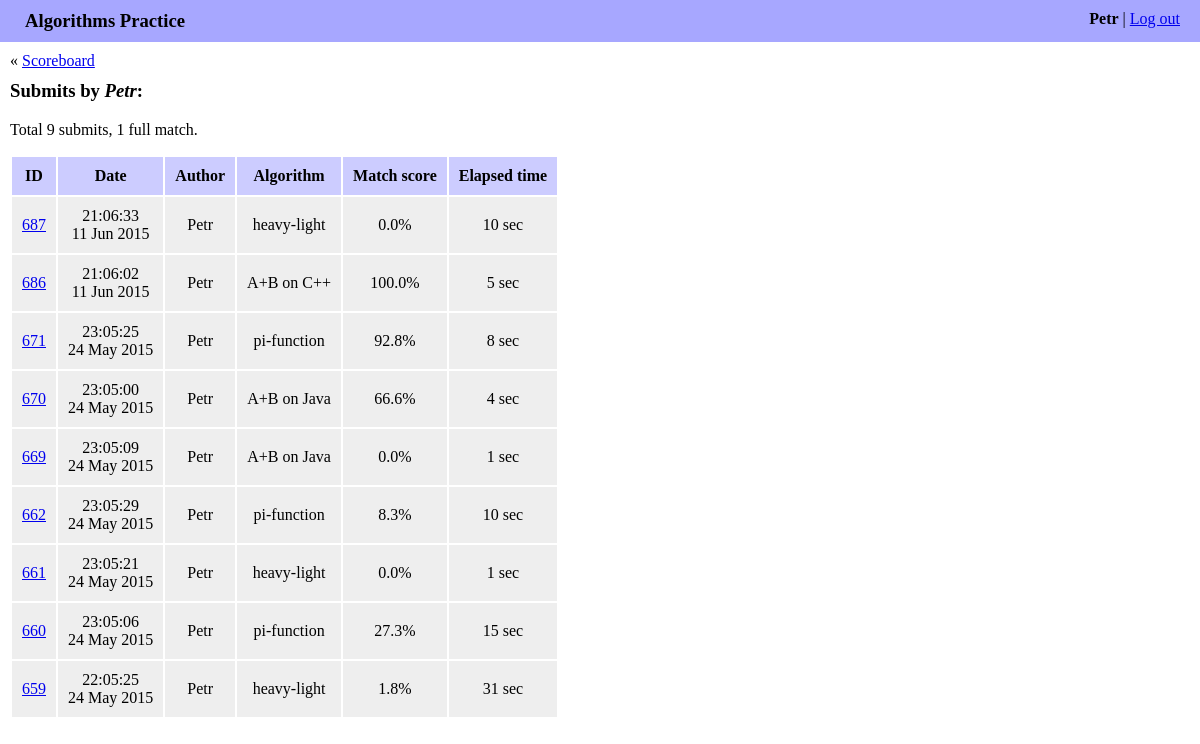
The page /history/Petr/ (signed in) on the database its author committed.
### algo/models.py (models this page shows, shortened)
class Submit(models.Model):
    algorithm = models.ForeignKey(Algorithm)
    author = models.ForeignKey(User)
    date = models.DateTimeField(auto_now_add=True)
    elapsed_seconds = models.IntegerField()
    source_code = models.TextField()
    score = models.FloatField()

class Algorithm(models.Model):
    name = models.CharField(max_length=255)
    slug = models.SlugField(max_length=60)
    language = models.ForeignKey(Language)
    source_code = models.TextField()
    def __str__(self):
        return self.name

### algo/views.py (the view)
# urls.py: url(r'^history/(?P<author_username>[\w-]+)/$',
@login_required
def history(request, author_username, algorithm_slug=None):
    author = get_object_or_404(User, username=author_username)
    if algorithm_slug is not None:
        algorithm = get_object_or_404(Algorithm, slug=algorithm_slug)
        submits = Submit.objects.filter(author=author, algorithm=algorithm)
    else:
        algorithm = None
        submits = Submit.objects.filter(author=author)
    submits = submits.order_by('-pk')
    full_matches_count = sum(1 for item in submits
                             if abs(item.score - 100) < EPS)
    return render(request, 'algo/history.html', {
        'algorithm': algorithm,
        'author': author,
        'full_matches_count': full_matches_count,
        'submits': submits,
    })

### algo/templates/algo/history.html (shortened to what this page needs)
{% extends "algo/base.html" %}
{% load staticfiles %}
{% block content %}
<div class="navigation_box">
    &laquo; <a href="{% url 'algo:index' %}">Scoreboard</a>
</div>
<h3>
    Submits
    by <i>{{ author.username }}</i>:
</h3>
<p>
    Total {{ submits|length }} submit{{ submits|length|pluralize }},
    {{ full_matches_count }} full match{{ full_matches_count|pluralize:"es" }}.
</p>
{% if submits %}
<table class="history_table">
    <thead>
        <th>ID</th>
        <th>Date</th>
        <th>Author</th>
        <th>Algorithm</th>
        <th>Match score</th>
        <th>Elapsed time</th>
    </thead>
    <tbody>
        {% for submit in submits %}
        <tr>
            <td>
                <a href="{% url 'algo:show_submit' submit.author.username submit.algorithm.slug submit.id %}">
                    {{ submit.id }}
                </a>
            </td>
            <td>
                {{ submit.date|date:"H:m:s" }}<br />
                {{ submit.date|date:"d M Y" }}
            </td>
            <td>{{ submit.author }}</td>
            <td>{{ submit.algorithm }}</td>
            <td>{{ submit.score|floatformat:1 }}%</td>
            <td>{{ submit.elapsed_seconds }} sec</td>
        </tr>
        {% endfor %}
    </tbody>
</table>
{% endif %}
{% endblock %}

### algo/templates/algo/base.html (shortened to what this page needs)
<!DOCTYPE html>
<html>
    <head>
        {% load staticfiles %}
        <link rel="stylesheet" href="{% static 'algo/style.css' %}">
    </head>
    <body>
        <div class="account_bar">
            <div class="account_info">
                <b>{{ request.user.username }}</b> | <a href="{% url 'logout' %}">Log out</a>
            </div>
            <div class="site_title">Algorithms Practice</div>
        </div>
        <div class="content">
        {% block content %}{% endblock %}
        </div>
    </body>
</html>

### algo/static/algo/style.css (style rules this page uses)
body { margin: 0; }
.account_bar { background-color: #a7a7ff; padding: 10px 20px 10px 25px; }
.account_info { float: right; }
.site_title { font-size: 14pt; font-weight: bold; }
.content { margin: 10px; }
h3 { margin-top: 10px; }
.history_table { text-align: center; }
.history_table th { background-color: #ccf; padding: 10px; }
.history_table td { background-color: #eee; padding: 10px; }

### rows shown on the page
Submit: id "687", date "21:06:33", date "11 Jun 2015", author "Petr", algorithm "heavy-light", score "0.0", elapsed_seconds "10"
Submit: id "686", date "21:06:02", date "11 Jun 2015", author "Petr", algorithm "A+B on C++", score "100.0", elapsed_seconds "5"
Submit: id "671", date "23:05:25", date "24 May 2015", author "Petr", algorithm "pi-function", score "92.8", elapsed_seconds "8"
Submit: id "670", date "23:05:00", date "24 May 2015", author "Petr", algorithm "A+B on Java", score "66.6", elapsed_seconds "4"
Submit: id "669", date "23:05:09", date "24 May 2015", author "Petr", algorithm "A+B on Java", score "0.0", elapsed_seconds "1"
Submit: id "662", date "23:05:29", date "24 May 2015", author "Petr", algorithm "pi-function", score "8.3", elapsed_seconds "10"
Submit: id "661", date "23:05:21", date "24 May 2015", author "Petr", algorithm "heavy-light", score "0.0", elapsed_seconds "1"
Submit: id "660", date "23:05:06", date "24 May 2015", author "Petr", algorithm "pi-function", score "27.3", elapsed_seconds "15"
Submit: id "659", date "22:05:25", date "24 May 2015", author "Petr", algorithm "heavy-light", score "1.8", elapsed_seconds "31"

### other values the page prints
{{ request.user.username }} "Petr"
{{ author.username }} "Petr"
{{ submits|length }} "9"
{{ full_matches_count }} "1"
